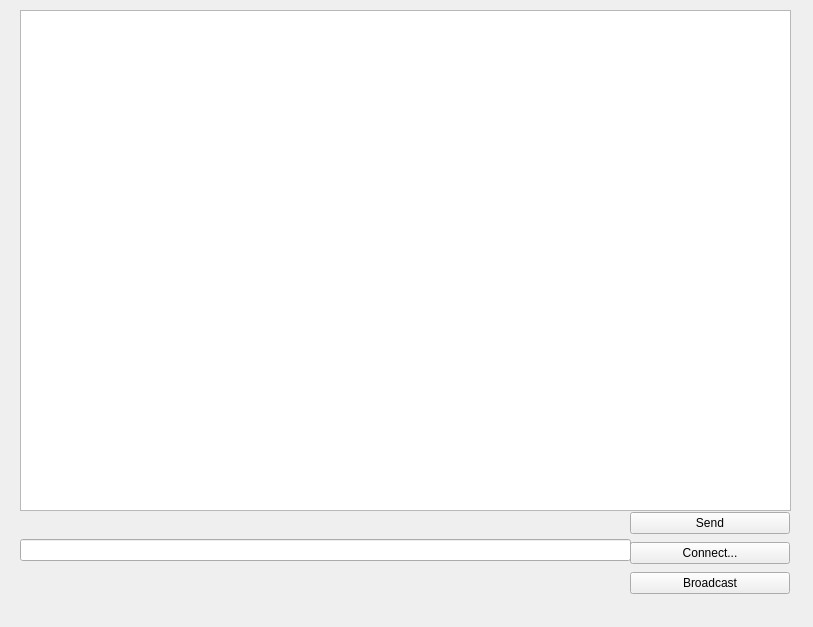
<?xml version="1.0" encoding="UTF-8"?>
<ui version="4.0">
 <class>MainWindow</class>
 <widget class="QMainWindow" name="MainWindow">
  <property name="geometry">
   <rect>
    <x>0</x>
    <y>0</y>
    <width>813</width>
    <height>627</height>
   </rect>
  </property>
  <property name="windowTitle">
   <string>MainWindow</string>
  </property>
  <widget class="QWidget" name="centralwidget">
   <widget class="QListView" name="messagesListView">
    <property name="geometry">
     <rect>
      <x>20</x>
      <y>10</y>
      <width>771</width>
      <height>501</height>
     </rect>
    </property>
   </widget>
   <widget class="QWidget" name="verticalLayoutWidget">
    <property name="geometry">
     <rect>
      <x>630</x>
      <y>510</y>
      <width>160</width>
      <height>89</height>
     </rect>
    </property>
    <layout class="QVBoxLayout" name="verticalLayout_2">
     <item>
      <widget class="QPushButton" name="sendButton">
       <property name="text">
        <string>Send</string>
       </property>
      </widget>
     </item>
     <item>
      <widget class="QPushButton" name="connectButton">
       <property name="text">
        <string>Connect...</string>
       </property>
      </widget>
     </item>
     <item>
      <widget class="QPushButton" name="broadcastButton">
       <property name="text">
        <string>Broadcast</string>
       </property>
      </widget>
     </item>
    </layout>
   </widget>
   <widget class="QWidget" name="horizontalLayoutWidget">
    <property name="geometry">
     <rect>
      <x>20</x>
      <y>510</y>
      <width>611</width>
      <height>80</height>
     </rect>
    </property>
    <layout class="QHBoxLayout" name="horizontalLayout">
     <item>
      <widget class="QLineEdit" name="messageEdit">
       <property name="text">
        <string/>
       </property>
      </widget>
     </item>
    </layout>
   </widget>
  </widget>
  <widget class="QMenuBar" name="menubar">
   <property name="geometry">
    <rect>
     <x>0</x>
     <y>0</y>
     <width>813</width>
     <height>22</height>
    </rect>
   </property>
  </widget>
 </widget>
 <resources/>
 <connections/>
</ui>
